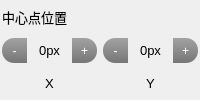
              <widget class="QWidget" name="widget_8" native="true">
               <property name="minimumSize">
                <size>
                 <width>0</width>
                 <height>100</height>
                </size>
               </property>
               <layout class="QVBoxLayout" name="verticalLayout_12">
                <property name="margin">
                 <number>2</number>
                </property>
                <item>
                 <widget class="QLabel" name="label_15">
                  <property name="font">
                   <font>
                    <family>Microsoft YaHei UI</family>
                    <pointsize>10</pointsize>
                   </font>
                  </property>
                  <property name="styleSheet">
                   <string notr="true"/>
                  </property>
                  <property name="text">
                   <string>中心点位置</string>
                  </property>
                  <property name="alignment">
                   <set>Qt::AlignLeading|Qt::AlignLeft|Qt::AlignVCenter</set>
                  </property>
                 </widget>
                </item>
                <item>
                 <layout class="QHBoxLayout" name="horizontalLayout_11">
                  <item>
                   <layout class="QHBoxLayout" name="horizontalLayout_12">
                    <item>
                     <widget class="QPushButton" name="posXM">
                      <property name="minimumSize">
                       <size>
                        <width>25</width>
                        <height>25</height>
                       </size>
                      </property>
                      <property name="maximumSize">
                       <size>
                        <width>25</width>
                        <height>25</height>
                       </size>
                      </property>
                      <property name="focusPolicy">
                       <enum>Qt::NoFocus</enum>
                      </property>
                      <property name="styleSheet">
                       <string notr="true">QPushButton#posXM{
  background-color:red;
  color:white;
  border-top-left-radius:12px;
  border-bottom-left-radius:12px;
  background:qlineargradient(x1: 0, y1: 0, x2: 0, y2: 1,stop: 0 rgba(130, 130, 130, 180),stop:1 rgba(68, 68, 68, 180));
}

QPushButton#posXM:hover{
    background: qlineargradient(x1: 0, y1: 0, x2: 0, y2: 1, stop: 0 #6ea1f1, stop: 1 #567dbc);
}

QPushButton#posXM:pressed{
  background: qlineargradient(x1: 0, y1: 0, x2: 0, y2: 1, stop: 0 #fcf300,stop: 1 #ffc000);
}</string>
                      </property>
                      <property name="text">
                       <string>-</string>
                      </property>
                     </widget>
                    </item>
                    <item>
                     <widget class="QLabel" name="posx">
                      <property name="font">
                       <font>
                        <family>Microsoft YaHei UI</family>
                        <pointsize>10</pointsize>
                       </font>
                      </property>
                      <property name="styleSheet">
                       <string notr="true"/>
                      </property>
                      <property name="text">
                       <string>0px</string>
                      </property>
                      <property name="alignment">
                       <set>Qt::AlignCenter</set>
                      </property>
                     </widget>
                    </item>
                    <item>
                     <widget class="QPushButton" name="posXP">
                      <property name="minimumSize">
                       <size>
                        <width>25</width>
                        <height>25</height>
                       </size>
                      </property>
                      <property name="maximumSize">
                       <size>
                        <width>25</width>
                        <height>25</height>
                       </size>
                      </property>
                      <property name="focusPolicy">
                       <enum>Qt::NoFocus</enum>
                      </property>
                      <property name="styleSheet">
                       <string notr="true">QPushButton#posXP{
  background-color:red;
  color:white;
  border-top-right-radius:12px;
  border-bottom-right-radius:12px;
  background:qlineargradient(x1: 0, y1: 0, x2: 0, y2: 1,stop: 0 rgba(130, 130, 130, 180),stop:1 rgba(68, 68, 68, 180));
}

QPushButton#posXP:hover{
    background: qlineargradient(x1: 0, y1: 0, x2: 0, y2: 1, stop: 0 #6ea1f1, stop: 1 #567dbc);
}

QPushButton#posXP:pressed{
  background: qlineargradient(x1: 0, y1: 0, x2: 0, y2: 1, stop: 0 #fcf300,stop: 1 #ffc000);
}</string>
                      </property>
                      <property name="text">
                       <string>+</string>
                      </property>
                     </widget>
                    </item>
                   </layout>
                  </item>
                  <item>
                   <layout class="QHBoxLayout" name="horizontalLayout_13">
                    <item>
                     <widget class="QPushButton" name="posYM">
                      <property name="minimumSize">
                       <size>
                        <width>25</width>
                        <height>25</height>
                       </size>
                      </property>
                      <property name="maximumSize">
                       <size>
                        <width>25</width>
                        <height>25</height>
                       </size>
                      </property>
                      <property name="focusPolicy">
                       <enum>Qt::NoFocus</enum>
                      </property>
                      <property name="styleSheet">
                       <string notr="true">QPushButton#posYM{
  background-color:red;
  color:white;
  border-top-left-radius:12px;
  border-bottom-left-radius:12px;
  background:qlineargradient(x1: 0, y1: 0, x2: 0, y2: 1,stop: 0 rgba(130, 130, 130, 180),stop:1 rgba(68, 68, 68, 180));
}

QPushButton#posYM:hover{
    background: qlineargradient(x1: 0, y1: 0, x2: 0, y2: 1, stop: 0 #6ea1f1, stop: 1 #567dbc);
}

QPushButton#posYM:pressed{
  background: qlineargradient(x1: 0, y1: 0, x2: 0, y2: 1, stop: 0 #fcf300,stop: 1 #ffc000);
}</string>
                      </property>
                      <property name="text">
                       <string>-</string>
                      </property>
                     </widget>
                    </item>
                    <item>
                     <widget class="QLabel" name="posy">
                      <property name="font">
                       <font>
                        <family>Microsoft YaHei UI</family>
                        <pointsize>10</pointsize>
                       </font>
                      </property>
                      <property name="styleSheet">
                       <string notr="true"/>
                      </property>
                      <property name="text">
                       <string>0px</string>
                      </property>
                      <property name="alignment">
                       <set>Qt::AlignCenter</set>
                      </property>
                     </widget>
                    </item>
                    <item>
                     <widget class="QPushButton" name="posYP">
                      <property name="minimumSize">
                       <size>
                        <width>25</width>
                        <height>25</height>
                       </size>
                      </property>
                      <property name="maximumSize">
                       <size>
                        <width>25</width>
                        <height>25</height>
                       </size>
                      </property>
                      <property name="focusPolicy">
                       <enum>Qt::NoFocus</enum>
                      </property>
                      <property name="styleSheet">
                       <string notr="true">QPushButton#posYP{
  background-color:red;
  color:white;
  border-top-right-radius:12px;
  border-bottom-right-radius:12px;
  background:qlineargradient(x1: 0, y1: 0, x2: 0, y2: 1,stop: 0 rgba(130, 130, 130, 180),stop:1 rgba(68, 68, 68, 180));
}

QPushButton#posYP:hover{
    background: qlineargradient(x1: 0, y1: 0, x2: 0, y2: 1, stop: 0 #6ea1f1, stop: 1 #567dbc);
}

QPushButton#posYP:pressed{
  background: qlineargradient(x1: 0, y1: 0, x2: 0, y2: 1, stop: 0 #fcf300,stop: 1 #ffc000);
}</string>
                      </property>
                      <property name="text">
                       <string>+</string>
                      </property>
                     </widget>
                    </item>
                   </layout>
                  </item>
                 </layout>
                </item>
                <item>
                 <layout class="QHBoxLayout" name="horizontalLayout_14">
                  <item>
                   <layout class="QHBoxLayout" name="horizontalLayout_16">
                    <item>
                     <widget class="QLabel" name="label_12">
                      <property name="minimumSize">
                       <size>
                        <width>0</width>
                        <height>25</height>
                       </size>
                      </property>
                      <property name="font">
                       <font>
                        <family>Microsoft YaHei UI</family>
                        <pointsize>10</pointsize>
                       </font>
                      </property>
                      <property name="styleSheet">
                       <string notr="true"/>
                      </property>
                      <property name="text">
                       <string>  X  </string>
                      </property>
                      <property name="alignment">
                       <set>Qt::AlignCenter</set>
                      </property>
                     </widget>
                    </item>
                   </layout>
                  </item>
                  <item>
                   <layout class="QHBoxLayout" name="horizontalLayout_15">
                    <item>
                     <widget class="QLabel" name="label_11">
                      <property name="minimumSize">
                       <size>
                        <width>0</width>
                        <height>25</height>
                       </size>
                      </property>
                      <property name="font">
                       <font>
                        <family>Microsoft YaHei UI</family>
                        <pointsize>10</pointsize>
                       </font>
                      </property>
                      <property name="styleSheet">
                       <string notr="true"/>
                      </property>
                      <property name="text">
                       <string>  Y  </string>
                      </property>
                      <property name="alignment">
                       <set>Qt::AlignCenter</set>
                      </property>
                     </widget>
                    </item>
                   </layout>
                  </item>
                 </layout>
                </item>
               </layout>
              </widget>
